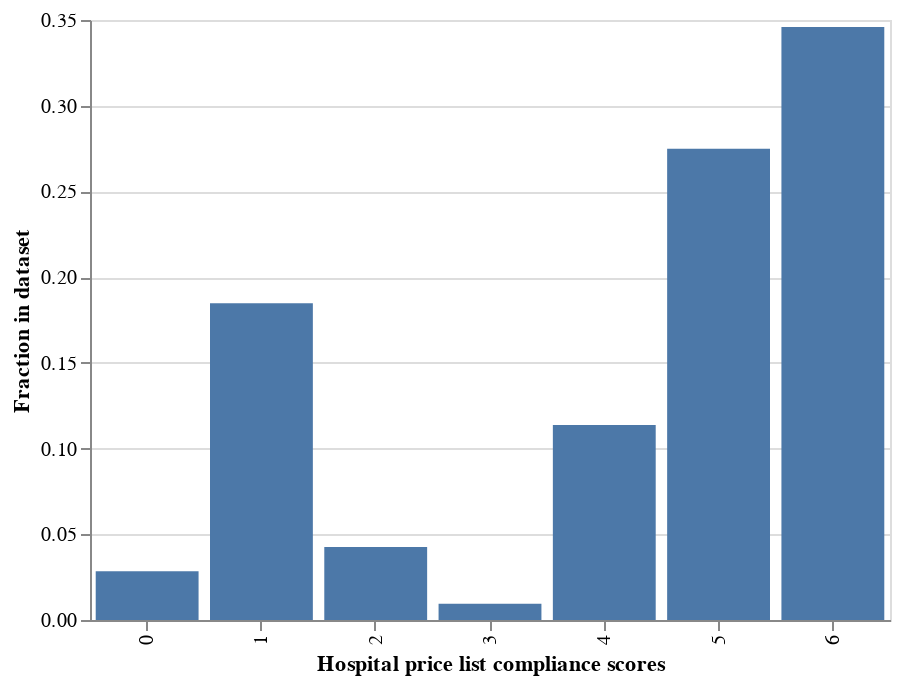

The notebook cell this image was saved under:
### Code cell
import altair as alt

source = (t
    .filter(pl.col('err').is_in([0, 1]))
    .filter(pl.col('jama_compliance') == 1)
    .to_pandas()
)

alt.Chart(source).mark_bar().transform_joinaggregate(
    t='count(*)'
).transform_calculate(
    pct='1 / datum.t'
).encode(
    alt.X('total:N', title = 'Hospital price list compliance scores'),
    alt.Y('sum(pct):Q', title = 'Fraction in dataset'),
).properties(width = 400)

### Figure 1 — Vega-Lite specification as saved in the notebook (floating-point values rounded to 4 significant figures; data arrays with more than 128 entries replaced by an {"elided": "..."} marker saying what was removed)
{"config": {"view": {"continuousWidth": 400, "continuousHeight": 300}}, "data": {"name": "data-33d863b98465257ec46b6546e99e035c"}, "mark": "bar", "encoding": {"x": {"field": "total", "title": "Hospital price list compliance scores", "type": "nominal"}, "y": {"aggregate": "sum", "field": "pct", "title": "Fraction in dataset", "type": "quantitative"}}, "transform": [{"joinaggregate": [{"op": "count", "field": "*", "as": "t"}]}, {"calculate": "1 / datum.t", "as": "pct"}], "width": 400, "$schema": "https://vega.github.io/schema/vega-lite/v4.17.0.json", "datasets": {"data-33d863b98465257ec46b6546e99e035c": {"elided": "211 records"}}}
